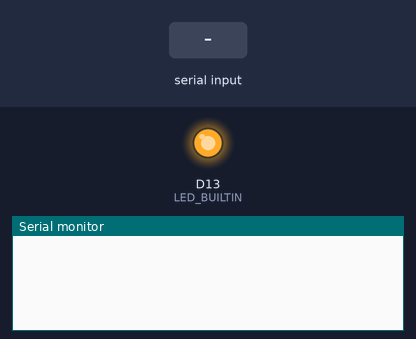
This program was run on a simulated Arduino Nano 33 BLE. On the bench: output pins drawn as LEDs (lit = HIGH), the last lines printed to the serial monitor. The test bench sets the inputs (shaded band).

Above: at 1.2 s.
1.3 s: "RUN\n" received over Serial
At 2.5 s:
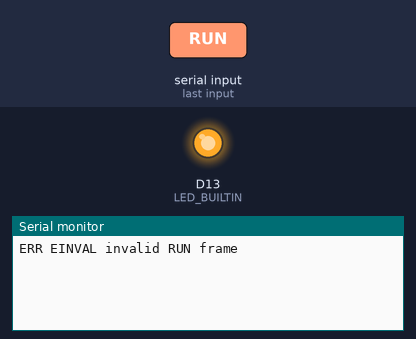
2.8 s: "90 45\n" received over Serial
At 3.6 s:
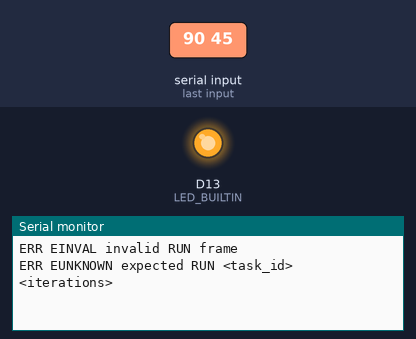

The program:

main.cpp
```cpp
// (licence header left out)
/* signal-bench firmware skeleton: Nano 33 BLE Sense Rev2 wake-word target.
 *
 * T1.7 scope: compile-verified USB-serial protocol implementation with a
 * canned task stub. Phase 1 hardware bring-up replaces the stub with real
 * inference code.
 */

#include <Arduino.h>
#include <string.h>

#include "protocol.h"
#include "task_stub.h"

static bool has_run_prefix(const char *line)
{
    while (*line == ' ' || *line == '\t') {
        line++;
    }

    return strncmp(line, "RUN", 3) == 0
        && (line[3] == ' ' || line[3] == '\t' || line[3] == '\n' || line[3] == '\0');
}

static void handle_line(const char *line)
{
    char task_id[SB_PROTOCOL_MAX_TASK_ID_LEN] = {0};
    int iterations = 0;

    if (protocol_parse_run(line, task_id, sizeof(task_id), &iterations)) {
        task_stub_run(task_id, iterations);
        return;
    }

    if (has_run_prefix(line)) {
        protocol_emit_err(ERR_EINVAL, "invalid RUN frame");
    } else {
        protocol_emit_err(ERR_EUNKNOWN, "expected RUN <task_id> <iterations>");
    }
}

void setup()
{
    Serial.begin(115200);
    while (!Serial) {
        delay(10);
    }
    Serial.setTimeout(1000);

    pinMode(LED_BUILTIN, OUTPUT);
    digitalWrite(LED_BUILTIN, HIGH);

    /* Radio invariant: this scaffold never initializes the BLE stack, so the
     * nRF52840 radio remains idle. Nano 33 BLE Sense Rev2 has no WiFi.
     * Sensors are deliberately left uninitialized until a real TinyML task
     * needs them during Phase 1+ hardware bring-up.
     */
}

void loop()
{
    if (!Serial.available()) {
        delay(1);
        return;
    }

    String line = Serial.readStringUntil('\n');
    handle_line(line.c_str());
}
```

protocol.cpp
```cpp
// (licence header left out)
#include "protocol.h"

#include <Arduino.h>
#include <stdio.h>
#include <string.h>

bool protocol_parse_run(
    const char *line,
    char *out_task_id,
    size_t task_id_len,
    int *out_iterations
)
{
    char task_id[SB_PROTOCOL_MAX_TASK_ID_LEN] = {0};
    char extra = '\0';
    int iterations = 0;

    if (line == NULL || out_task_id == NULL || out_iterations == NULL || task_id_len == 0U) {
        return false;
    }

    int parsed = sscanf(line, " RUN %63s %d %c", task_id, &iterations, &extra);
    if (parsed != 2 || iterations <= 0) {
        return false;
    }

    if (strlen(task_id) >= task_id_len) {
        return false;
    }

    strncpy(out_task_id, task_id, task_id_len);
    out_task_id[task_id_len - 1U] = '\0';
    *out_iterations = iterations;
    return true;
}

void protocol_emit_result(int iter_id, int duration_us, const char *json_output)
{
    Serial.print("RESULT ");
    Serial.print(iter_id);
    Serial.print(' ');
    Serial.print(duration_us);
    Serial.print(' ');
    Serial.println(json_output == NULL ? "null" : json_output);
    Serial.flush();
}

void protocol_emit_done(int total_iterations)
{
    Serial.print("DONE ");
    Serial.println(total_iterations);
    Serial.flush();
}

void protocol_emit_err(const char *symbolic_code, const char *message)
{
    Serial.print("ERR ");
    Serial.print(symbolic_code == NULL ? ERR_EINTERNAL : symbolic_code);
    Serial.print(' ');
    Serial.println(message == NULL ? "internal error" : message);
    Serial.flush();
}
```

protocol.h
```cpp
// (licence header left out)
#pragma once

#include <stddef.h>

#define SB_PROTOCOL_MAX_LINE_LEN 160
#define SB_PROTOCOL_MAX_TASK_ID_LEN 64

#define ERR_EUNKNOWN "EUNKNOWN"
#define ERR_EINVAL "EINVAL"
#define ERR_EINFER "EINFER"
#define ERR_EINTERNAL "EINTERNAL"
#define ERR_ETIMEOUT "ETIMEOUT"
#define ERR_EHW "EHW"
#define ERR_ETEST "ETEST"

bool protocol_parse_run(
    const char *line,
    char *out_task_id,
    size_t task_id_len,
    int *out_iterations
);

void protocol_emit_result(int iter_id, int duration_us, const char *json_output);
void protocol_emit_done(int total_iterations);
void protocol_emit_err(const char *symbolic_code, const char *message);
```

task_stub.cpp
```cpp
// (licence header left out)
#include "task_stub.h"

#include <Arduino.h>

#include "protocol.h"

#define STUB_DURATION_US 1200
#define STUB_JSON_OUTPUT "[0.42,0.31,0.27]"

void task_stub_run(const char *task_id, int iterations)
{
    (void)task_id;

    for (int iter_id = 0; iter_id < iterations; iter_id++) {
        protocol_emit_result(iter_id, STUB_DURATION_US, STUB_JSON_OUTPUT);
        delay(1);
    }

    protocol_emit_done(iterations);
}
```

task_stub.h
```cpp
// (licence header left out)
#pragma once

void task_stub_run(const char *task_id, int iterations);
```

Measured:
- after the input at 1.3 s, the serial monitor: prints a new line at once (image 1)
- after the input at 2.8 s, the serial monitor: prints a new line at once (image 2)
